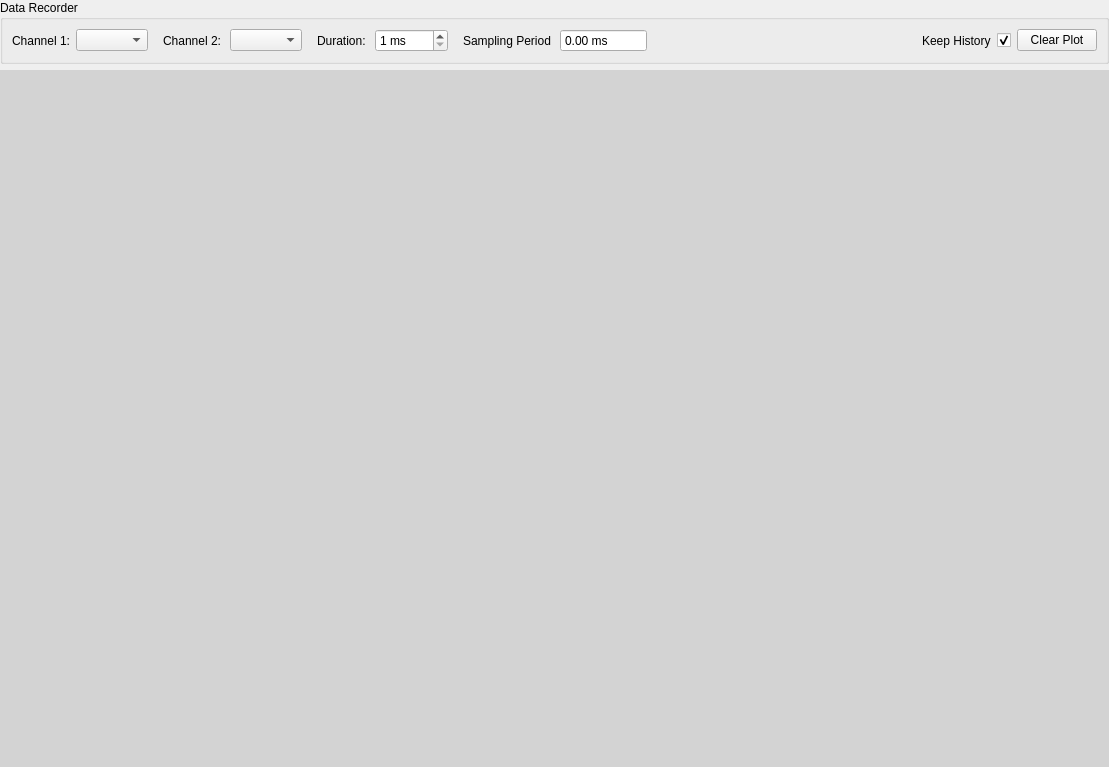
<?xml version="1.0" encoding="UTF-8"?>
<ui version="4.0">
 <class>DataRecorderWidget</class>
 <widget class="QFrame" name="DataRecorderWidget">
  <property name="geometry">
   <rect>
    <x>0</x>
    <y>0</y>
    <width>1109</width>
    <height>767</height>
   </rect>
  </property>
  <property name="windowTitle">
   <string>Frame</string>
  </property>
  <layout class="QVBoxLayout" name="verticalLayout">
   <property name="leftMargin">
    <number>0</number>
   </property>
   <property name="topMargin">
    <number>0</number>
   </property>
   <property name="rightMargin">
    <number>0</number>
   </property>
   <property name="bottomMargin">
    <number>0</number>
   </property>
   <item>
    <widget class="QGroupBox" name="dataRecSettingsGroupBox">
     <property name="title">
      <string>Data Recorder</string>
     </property>
     <layout class="QHBoxLayout" name="horizontalLayout">
      <item>
       <widget class="QLabel" name="channel1Label">
        <property name="sizePolicy">
         <sizepolicy hsizetype="Fixed" vsizetype="Preferred">
          <horstretch>0</horstretch>
          <verstretch>0</verstretch>
         </sizepolicy>
        </property>
        <property name="text">
         <string>Channel 1:</string>
        </property>
       </widget>
      </item>
      <item>
       <widget class="QComboBox" name="channel1ComboBox"/>
      </item>
      <item>
       <widget class="QLabel" name="channekl2Label">
        <property name="sizePolicy">
         <sizepolicy hsizetype="Fixed" vsizetype="Preferred">
          <horstretch>0</horstretch>
          <verstretch>0</verstretch>
         </sizepolicy>
        </property>
        <property name="styleSheet">
         <string notr="true">margin-left: 6px</string>
        </property>
        <property name="text">
         <string>Channel 2:</string>
        </property>
       </widget>
      </item>
      <item>
       <widget class="QComboBox" name="channel2ComboBox"/>
      </item>
      <item>
       <widget class="QLabel" name="recDurationLabel">
        <property name="styleSheet">
         <string notr="true">margin-left: 6px</string>
        </property>
        <property name="text">
         <string>Duration:</string>
        </property>
       </widget>
      </item>
      <item>
       <widget class="QSpinBox" name="recDurationSpinBox">
        <property name="sizePolicy">
         <sizepolicy hsizetype="Preferred" vsizetype="Fixed">
          <horstretch>0</horstretch>
          <verstretch>0</verstretch>
         </sizepolicy>
        </property>
        <property name="suffix">
         <string> ms</string>
        </property>
        <property name="minimum">
         <number>1</number>
        </property>
        <property name="maximum">
         <number>5000</number>
        </property>
       </widget>
      </item>
      <item>
       <widget class="QLabel" name="samplingPeriodLabel">
        <property name="styleSheet">
         <string notr="true">margin-left: 6px</string>
        </property>
        <property name="text">
         <string>Sampling Period</string>
        </property>
       </widget>
      </item>
      <item>
       <widget class="QDoubleSpinBox" name="samplePeriodSpinBox">
        <property name="sizePolicy">
         <sizepolicy hsizetype="Preferred" vsizetype="Fixed">
          <horstretch>0</horstretch>
          <verstretch>0</verstretch>
         </sizepolicy>
        </property>
        <property name="readOnly">
         <bool>true</bool>
        </property>
        <property name="buttonSymbols">
         <enum>QAbstractSpinBox::ButtonSymbols::NoButtons</enum>
        </property>
        <property name="suffix">
         <string> ms</string>
        </property>
        <property name="maximum">
         <double>16777215.000000000000000</double>
        </property>
       </widget>
      </item>
      <item>
       <spacer name="horizontalSpacer">
        <property name="orientation">
         <enum>Qt::Orientation::Horizontal</enum>
        </property>
        <property name="sizeType">
         <enum>QSizePolicy::Policy::Expanding</enum>
        </property>
        <property name="sizeHint" stdset="0">
         <size>
          <width>40</width>
          <height>20</height>
         </size>
        </property>
       </spacer>
      </item>
      <item>
       <widget class="QLabel" name="historyLabel">
        <property name="text">
         <string>Keep History</string>
        </property>
       </widget>
      </item>
      <item>
       <widget class="QCheckBox" name="historyCheckBox">
        <property name="text">
         <string/>
        </property>
        <property name="checked">
         <bool>true</bool>
        </property>
        <property name="toggleSwitch" stdset="0">
         <bool>true</bool>
        </property>
       </widget>
      </item>
      <item>
       <widget class="QPushButton" name="clearPlotButton">
        <property name="sizePolicy">
         <sizepolicy hsizetype="Fixed" vsizetype="Fixed">
          <horstretch>0</horstretch>
          <verstretch>0</verstretch>
         </sizepolicy>
        </property>
        <property name="text">
         <string>Clear Plot</string>
        </property>
       </widget>
      </item>
     </layout>
    </widget>
   </item>
   <item>
    <widget class="MplWidget" name="mplWidget" native="true">
     <property name="sizePolicy">
      <sizepolicy hsizetype="Expanding" vsizetype="Expanding">
       <horstretch>0</horstretch>
       <verstretch>0</verstretch>
      </sizepolicy>
     </property>
     <property name="styleSheet">
      <string notr="true">background: lightgrey</string>
     </property>
    </widget>
   </item>
  </layout>
 </widget>
 <customwidgets>
  <customwidget>
   <class>MplWidget</class>
   <extends>QWidget</extends>
   <header location="global">pysoworks.mplcanvas</header>
   <container>1</container>
  </customwidget>
 </customwidgets>
 <resources/>
 <connections/>
</ui>
